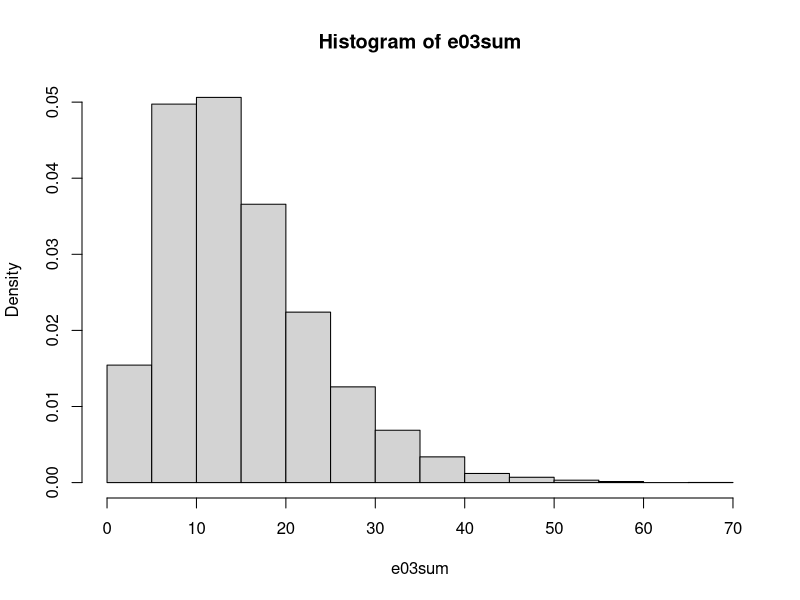
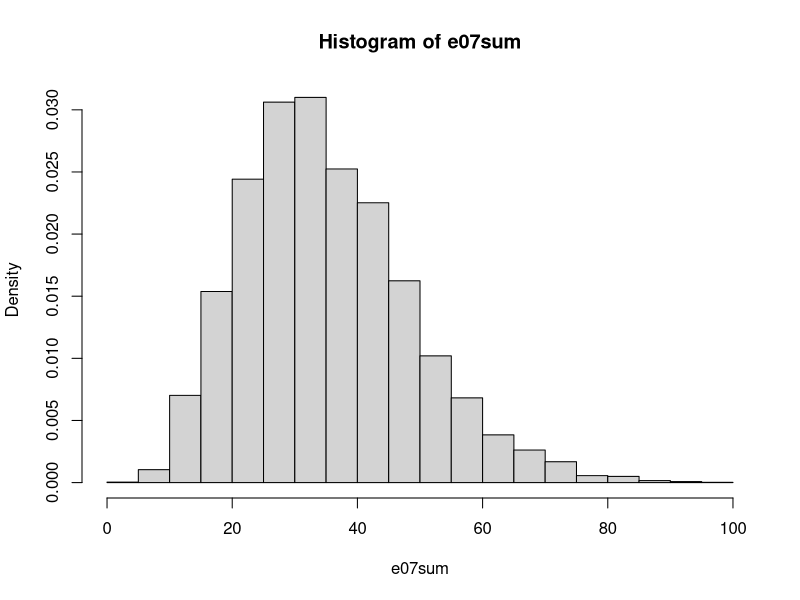
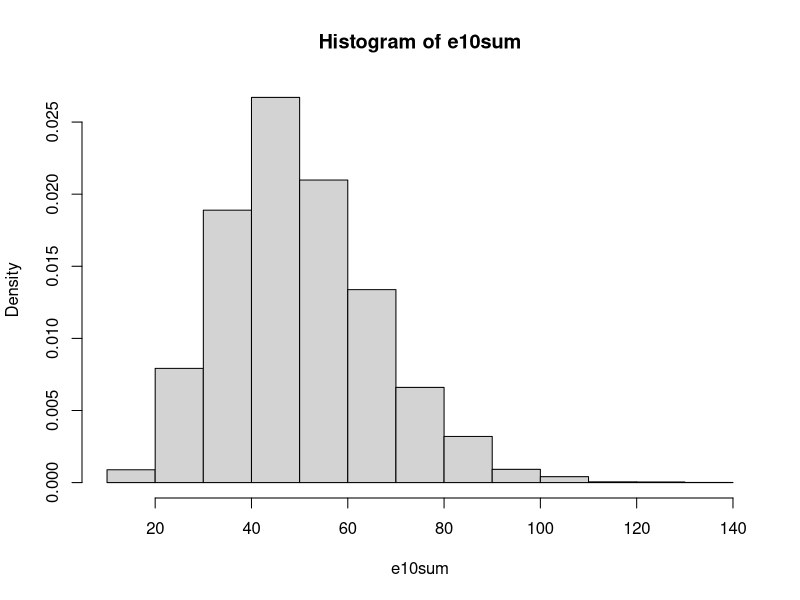
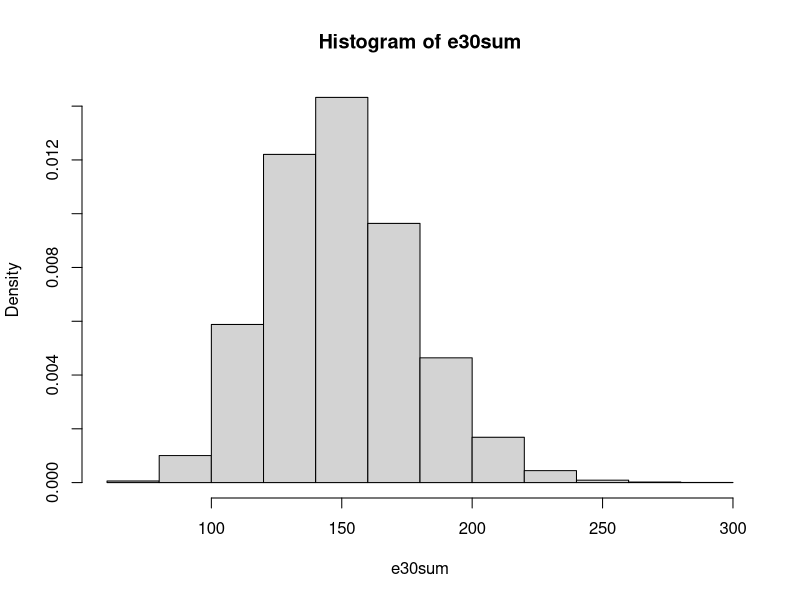
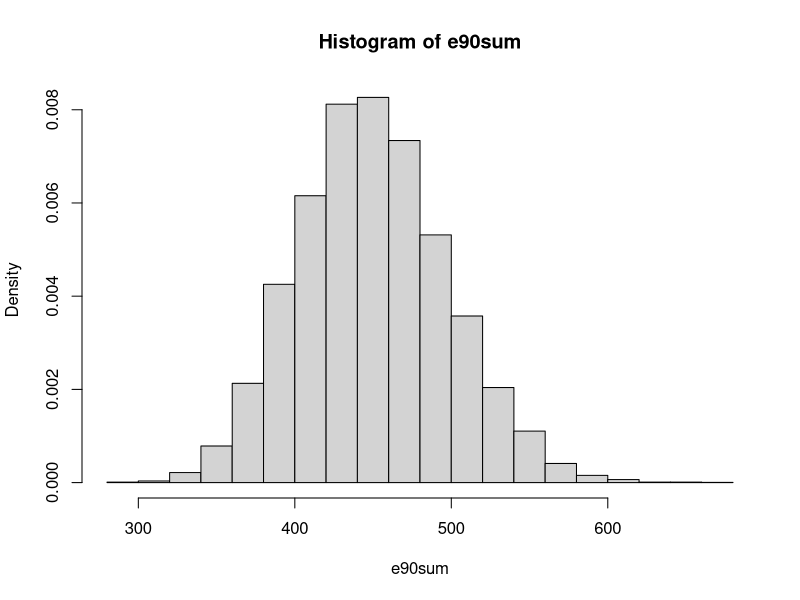
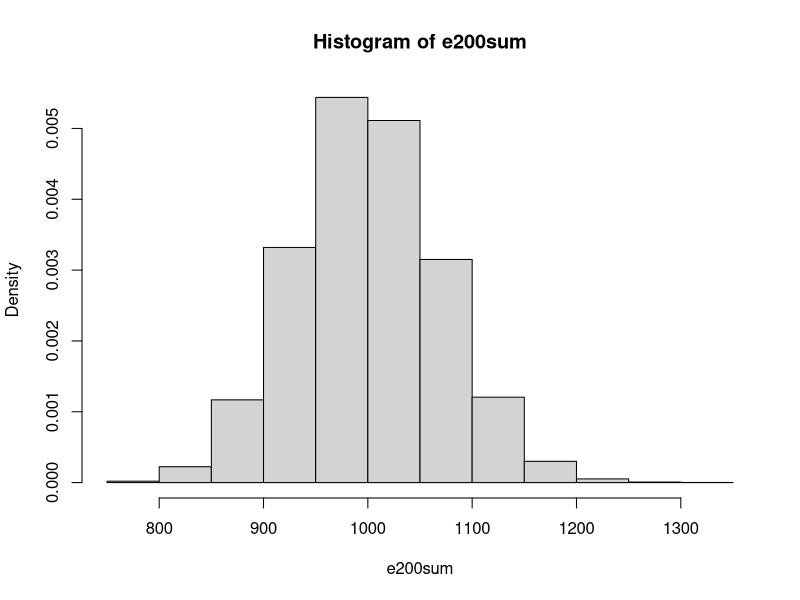

Here is the R script that generated these plots, in order:
e03sum<-replicate(10000, sum(rexp(3, 1/5)))
e07sum<-replicate(10000, sum(rexp(7, 1/5)))
e10sum<-replicate(10000, sum(rexp(10, 1/5)))
e30sum<-replicate(10000, sum(rexp(30, 1/5)))
e90sum<-replicate(10000, sum(rexp(90, 1/5)))
e200sum<-replicate(10000, sum(rexp(200, 1/5)))

hist(e03sum, prob=T)
hist(e07sum, prob=T)
hist(e10sum, prob=T)
hist(e30sum, prob=T)
hist(e90sum, prob=T)
hist(e200sum, prob=T)



